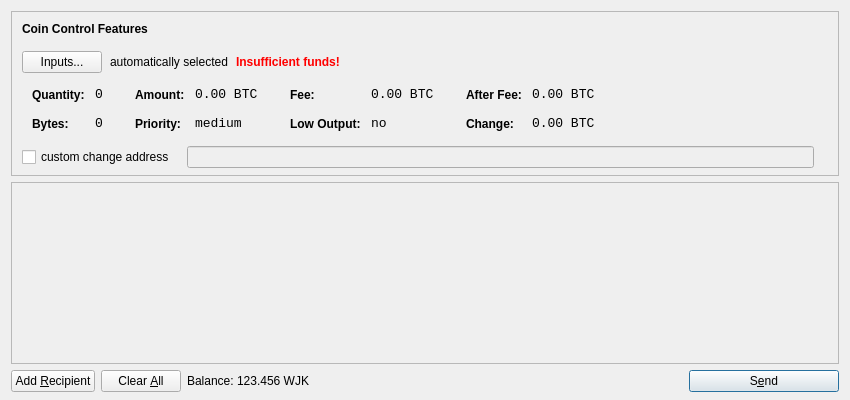
<?xml version="1.0" encoding="UTF-8"?>
<ui version="4.0">
 <class>SendCoinsDialog</class>
 <widget class="QDialog" name="SendCoinsDialog">
  <property name="geometry">
   <rect>
    <x>0</x>
    <y>0</y>
    <width>850</width>
    <height>400</height>
   </rect>
  </property>
  <property name="windowTitle">
   <string>Send Coins</string>
  </property>
  <layout class="QVBoxLayout" name="verticalLayout" stretch="0,1,0">
   <property name="bottomMargin">
    <number>8</number>
   </property>
   <item>
    <widget class="QFrame" name="frameCoinControl">
     <property name="sizePolicy">
      <sizepolicy hsizetype="Expanding" vsizetype="Expanding">
       <horstretch>0</horstretch>
       <verstretch>0</verstretch>
      </sizepolicy>
     </property>
     <property name="maximumSize">
      <size>
       <width>16777215</width>
       <height>16777215</height>
      </size>
     </property>
     <property name="frameShape">
      <enum>QFrame::StyledPanel</enum>
     </property>
     <property name="frameShadow">
      <enum>QFrame::Sunken</enum>
     </property>
     <layout class="QVBoxLayout" name="verticalLayoutCoinControl2">
      <property name="spacing">
       <number>-1</number>
      </property>
      <property name="leftMargin">
       <number>0</number>
      </property>
      <property name="topMargin">
       <number>0</number>
      </property>
      <property name="rightMargin">
       <number>0</number>
      </property>
      <property name="bottomMargin">
       <number>6</number>
      </property>
      <item>
       <layout class="QVBoxLayout" name="verticalLayoutCoinControl" stretch="0,0,0,0,1">
        <property name="spacing">
         <number>0</number>
        </property>
        <property name="leftMargin">
         <number>10</number>
        </property>
        <property name="topMargin">
         <number>10</number>
        </property>
        <item>
         <layout class="QHBoxLayout" name="horizontalLayoutCoinControl1">
          <property name="bottomMargin">
           <number>15</number>
          </property>
          <item>
           <widget class="QLabel" name="labelCoinControlFeatures">
            <property name="sizePolicy">
             <sizepolicy hsizetype="Preferred" vsizetype="Maximum">
              <horstretch>0</horstretch>
              <verstretch>0</verstretch>
             </sizepolicy>
            </property>
            <property name="font">
             <font>
              <weight>75</weight>
              <bold>true</bold>
             </font>
            </property>
            <property name="styleSheet">
             <string notr="true">font-weight:bold;</string>
            </property>
            <property name="text">
             <string>Coin Control Features</string>
            </property>
           </widget>
          </item>
         </layout>
        </item>
        <item>
         <layout class="QHBoxLayout" name="horizontalLayoutCoinControl2" stretch="0,0,0,0">
          <property name="spacing">
           <number>8</number>
          </property>
          <property name="bottomMargin">
           <number>10</number>
          </property>
          <item>
           <widget class="QPushButton" name="pushButtonCoinControl">
            <property name="styleSheet">
             <string notr="true"/>
            </property>
            <property name="text">
             <string>Inputs...</string>
            </property>
           </widget>
          </item>
          <item>
           <widget class="QLabel" name="labelCoinControlAutomaticallySelected">
            <property name="text">
             <string>automatically selected</string>
            </property>
            <property name="margin">
             <number>5</number>
            </property>
           </widget>
          </item>
          <item>
           <widget class="QLabel" name="labelCoinControlInsuffFunds">
            <property name="font">
             <font>
              <weight>75</weight>
              <bold>true</bold>
             </font>
            </property>
            <property name="styleSheet">
             <string notr="true">color:red;font-weight:bold;</string>
            </property>
            <property name="text">
             <string>Insufficient funds!</string>
            </property>
            <property name="margin">
             <number>5</number>
            </property>
           </widget>
          </item>
          <item>
           <spacer name="horizontalSpacerCoinControl">
            <property name="orientation">
             <enum>Qt::Horizontal</enum>
            </property>
            <property name="sizeHint" stdset="0">
             <size>
              <width>40</width>
              <height>1</height>
             </size>
            </property>
           </spacer>
          </item>
         </layout>
        </item>
        <item>
         <widget class="QWidget" name="widgetCoinControl" native="true">
          <property name="sizePolicy">
           <sizepolicy hsizetype="Preferred" vsizetype="Preferred">
            <horstretch>0</horstretch>
            <verstretch>0</verstretch>
           </sizepolicy>
          </property>
          <property name="minimumSize">
           <size>
            <width>0</width>
            <height>0</height>
           </size>
          </property>
          <property name="styleSheet">
           <string notr="true"/>
          </property>
          <layout class="QHBoxLayout" name="horizontalLayoutCoinControl5">
           <property name="margin">
            <number>0</number>
           </property>
           <item>
            <layout class="QHBoxLayout" name="horizontalLayoutCoinControl3" stretch="0,0,0,1">
             <property name="spacing">
              <number>20</number>
             </property>
             <property name="topMargin">
              <number>0</number>
             </property>
             <property name="bottomMargin">
              <number>10</number>
             </property>
             <item>
              <layout class="QFormLayout" name="formLayoutCoinControl1">
               <property name="horizontalSpacing">
                <number>10</number>
               </property>
               <property name="verticalSpacing">
                <number>14</number>
               </property>
               <property name="leftMargin">
                <number>10</number>
               </property>
               <property name="topMargin">
                <number>4</number>
               </property>
               <property name="rightMargin">
                <number>6</number>
               </property>
               <item row="0" column="0">
                <widget class="QLabel" name="labelCoinControlQuantityText">
                 <property name="styleSheet">
                  <string notr="true">font-weight:bold;</string>
                 </property>
                 <property name="text">
                  <string>Quantity:</string>
                 </property>
                 <property name="margin">
                  <number>0</number>
                 </property>
                </widget>
               </item>
               <item row="0" column="1">
                <widget class="QLabel" name="labelCoinControlQuantity">
                 <property name="font">
                  <font>
                   <family>Monospace</family>
                   <pointsize>10</pointsize>
                  </font>
                 </property>
                 <property name="cursor">
                  <cursorShape>IBeamCursor</cursorShape>
                 </property>
                 <property name="contextMenuPolicy">
                  <enum>Qt::ActionsContextMenu</enum>
                 </property>
                 <property name="text">
                  <string notr="true">0</string>
                 </property>
                 <property name="margin">
                  <number>0</number>
                 </property>
                 <property name="textInteractionFlags">
                  <set>Qt::LinksAccessibleByMouse|Qt::TextSelectableByKeyboard|Qt::TextSelectableByMouse</set>
                 </property>
                </widget>
               </item>
               <item row="1" column="0">
                <widget class="QLabel" name="labelCoinControlBytesText">
                 <property name="styleSheet">
                  <string notr="true">font-weight:bold;</string>
                 </property>
                 <property name="text">
                  <string>Bytes:</string>
                 </property>
                </widget>
               </item>
               <item row="1" column="1">
                <widget class="QLabel" name="labelCoinControlBytes">
                 <property name="font">
                  <font>
                   <family>Monospace</family>
                   <pointsize>10</pointsize>
                  </font>
                 </property>
                 <property name="cursor">
                  <cursorShape>IBeamCursor</cursorShape>
                 </property>
                 <property name="contextMenuPolicy">
                  <enum>Qt::ActionsContextMenu</enum>
                 </property>
                 <property name="text">
                  <string notr="true">0</string>
                 </property>
                 <property name="textInteractionFlags">
                  <set>Qt::LinksAccessibleByMouse|Qt::TextSelectableByKeyboard|Qt::TextSelectableByMouse</set>
                 </property>
                </widget>
               </item>
              </layout>
             </item>
             <item>
              <layout class="QFormLayout" name="formLayoutCoinControl2">
               <property name="horizontalSpacing">
                <number>10</number>
               </property>
               <property name="verticalSpacing">
                <number>14</number>
               </property>
               <property name="leftMargin">
                <number>6</number>
               </property>
               <property name="topMargin">
                <number>4</number>
               </property>
               <property name="rightMargin">
                <number>6</number>
               </property>
               <item row="0" column="0">
                <widget class="QLabel" name="labelCoinControlAmountText">
                 <property name="styleSheet">
                  <string notr="true">font-weight:bold;</string>
                 </property>
                 <property name="text">
                  <string>Amount:</string>
                 </property>
                 <property name="margin">
                  <number>0</number>
                 </property>
                </widget>
               </item>
               <item row="0" column="1">
                <widget class="QLabel" name="labelCoinControlAmount">
                 <property name="font">
                  <font>
                   <family>Monospace</family>
                   <pointsize>10</pointsize>
                  </font>
                 </property>
                 <property name="cursor">
                  <cursorShape>IBeamCursor</cursorShape>
                 </property>
                 <property name="contextMenuPolicy">
                  <enum>Qt::ActionsContextMenu</enum>
                 </property>
                 <property name="text">
                  <string notr="true">0.00 BTC</string>
                 </property>
                 <property name="textInteractionFlags">
                  <set>Qt::LinksAccessibleByMouse|Qt::TextSelectableByKeyboard|Qt::TextSelectableByMouse</set>
                 </property>
                </widget>
               </item>
               <item row="1" column="0">
                <widget class="QLabel" name="labelCoinControlPriorityText">
                 <property name="styleSheet">
                  <string notr="true">font-weight:bold;</string>
                 </property>
                 <property name="text">
                  <string>Priority:</string>
                 </property>
                </widget>
               </item>
               <item row="1" column="1">
                <widget class="QLabel" name="labelCoinControlPriority">
                 <property name="font">
                  <font>
                   <family>Monospace</family>
                   <pointsize>10</pointsize>
                  </font>
                 </property>
                 <property name="cursor">
                  <cursorShape>IBeamCursor</cursorShape>
                 </property>
                 <property name="contextMenuPolicy">
                  <enum>Qt::ActionsContextMenu</enum>
                 </property>
                 <property name="text">
                  <string>medium</string>
                 </property>
                 <property name="textInteractionFlags">
                  <set>Qt::LinksAccessibleByMouse|Qt::TextSelectableByKeyboard|Qt::TextSelectableByMouse</set>
                 </property>
                </widget>
               </item>
              </layout>
             </item>
             <item>
              <layout class="QFormLayout" name="formLayoutCoinControl3">
               <property name="horizontalSpacing">
                <number>10</number>
               </property>
               <property name="verticalSpacing">
                <number>14</number>
               </property>
               <property name="leftMargin">
                <number>6</number>
               </property>
               <property name="topMargin">
                <number>4</number>
               </property>
               <property name="rightMargin">
                <number>6</number>
               </property>
               <item row="0" column="0">
                <widget class="QLabel" name="labelCoinControlFeeText">
                 <property name="styleSheet">
                  <string notr="true">font-weight:bold;</string>
                 </property>
                 <property name="text">
                  <string>Fee:</string>
                 </property>
                 <property name="margin">
                  <number>0</number>
                 </property>
                </widget>
               </item>
               <item row="0" column="1">
                <widget class="QLabel" name="labelCoinControlFee">
                 <property name="font">
                  <font>
                   <family>Monospace</family>
                   <pointsize>10</pointsize>
                  </font>
                 </property>
                 <property name="cursor">
                  <cursorShape>IBeamCursor</cursorShape>
                 </property>
                 <property name="contextMenuPolicy">
                  <enum>Qt::ActionsContextMenu</enum>
                 </property>
                 <property name="text">
                  <string notr="true">0.00 BTC</string>
                 </property>
                 <property name="textInteractionFlags">
                  <set>Qt::LinksAccessibleByMouse|Qt::TextSelectableByKeyboard|Qt::TextSelectableByMouse</set>
                 </property>
                </widget>
               </item>
               <item row="1" column="0">
                <widget class="QLabel" name="labelCoinControlLowOutputText">
                 <property name="styleSheet">
                  <string notr="true">font-weight:bold;</string>
                 </property>
                 <property name="text">
                  <string>Low Output:</string>
                 </property>
                </widget>
               </item>
               <item row="1" column="1">
                <widget class="QLabel" name="labelCoinControlLowOutput">
                 <property name="font">
                  <font>
                   <family>Monospace</family>
                   <pointsize>10</pointsize>
                  </font>
                 </property>
                 <property name="cursor">
                  <cursorShape>IBeamCursor</cursorShape>
                 </property>
                 <property name="contextMenuPolicy">
                  <enum>Qt::ActionsContextMenu</enum>
                 </property>
                 <property name="text">
                  <string>no</string>
                 </property>
                 <property name="textInteractionFlags">
                  <set>Qt::LinksAccessibleByMouse|Qt::TextSelectableByKeyboard|Qt::TextSelectableByMouse</set>
                 </property>
                </widget>
               </item>
              </layout>
             </item>
             <item>
              <layout class="QFormLayout" name="formLayoutCoinControl4">
               <property name="horizontalSpacing">
                <number>10</number>
               </property>
               <property name="verticalSpacing">
                <number>14</number>
               </property>
               <property name="leftMargin">
                <number>6</number>
               </property>
               <property name="topMargin">
                <number>4</number>
               </property>
               <property name="rightMargin">
                <number>6</number>
               </property>
               <item row="0" column="0">
                <widget class="QLabel" name="labelCoinControlAfterFeeText">
                 <property name="styleSheet">
                  <string notr="true">font-weight:bold;</string>
                 </property>
                 <property name="text">
                  <string>After Fee:</string>
                 </property>
                 <property name="margin">
                  <number>0</number>
                 </property>
                </widget>
               </item>
               <item row="0" column="1">
                <widget class="QLabel" name="labelCoinControlAfterFee">
                 <property name="font">
                  <font>
                   <family>Monospace</family>
                   <pointsize>10</pointsize>
                  </font>
                 </property>
                 <property name="cursor">
                  <cursorShape>IBeamCursor</cursorShape>
                 </property>
                 <property name="contextMenuPolicy">
                  <enum>Qt::ActionsContextMenu</enum>
                 </property>
                 <property name="text">
                  <string notr="true">0.00 BTC</string>
                 </property>
                 <property name="textInteractionFlags">
                  <set>Qt::LinksAccessibleByMouse|Qt::TextSelectableByKeyboard|Qt::TextSelectableByMouse</set>
                 </property>
                </widget>
               </item>
               <item row="1" column="0">
                <widget class="QLabel" name="labelCoinControlChangeText">
                 <property name="styleSheet">
                  <string notr="true">font-weight:bold;</string>
                 </property>
                 <property name="text">
                  <string>Change:</string>
                 </property>
                </widget>
               </item>
               <item row="1" column="1">
                <widget class="QLabel" name="labelCoinControlChange">
                 <property name="font">
                  <font>
                   <family>Monospace</family>
                   <pointsize>10</pointsize>
                  </font>
                 </property>
                 <property name="cursor">
                  <cursorShape>IBeamCursor</cursorShape>
                 </property>
                 <property name="contextMenuPolicy">
                  <enum>Qt::ActionsContextMenu</enum>
                 </property>
                 <property name="text">
                  <string notr="true">0.00 BTC</string>
                 </property>
                 <property name="textInteractionFlags">
                  <set>Qt::LinksAccessibleByMouse|Qt::TextSelectableByKeyboard|Qt::TextSelectableByMouse</set>
                 </property>
                </widget>
               </item>
              </layout>
             </item>
            </layout>
           </item>
          </layout>
         </widget>
        </item>
        <item>
         <layout class="QHBoxLayout" name="horizontalLayoutCoinControl4" stretch="0,0,0">
          <property name="spacing">
           <number>12</number>
          </property>
          <property name="sizeConstraint">
           <enum>QLayout::SetDefaultConstraint</enum>
          </property>
          <property name="topMargin">
           <number>5</number>
          </property>
          <property name="rightMargin">
           <number>5</number>
          </property>
          <item>
           <widget class="QCheckBox" name="checkBoxCoinControlChange">
            <property name="text">
             <string>custom change address</string>
            </property>
           </widget>
          </item>
          <item>
           <widget class="QLineEdit" name="lineEditCoinControlChange">
            <property name="enabled">
             <bool>false</bool>
            </property>
            <property name="sizePolicy">
             <sizepolicy hsizetype="Expanding" vsizetype="Fixed">
              <horstretch>0</horstretch>
              <verstretch>0</verstretch>
             </sizepolicy>
            </property>
           </widget>
          </item>
          <item>
           <widget class="QLabel" name="labelCoinControlChangeLabel">
            <property name="sizePolicy">
             <sizepolicy hsizetype="Preferred" vsizetype="Expanding">
              <horstretch>0</horstretch>
              <verstretch>0</verstretch>
             </sizepolicy>
            </property>
            <property name="minimumSize">
             <size>
              <width>0</width>
              <height>0</height>
             </size>
            </property>
            <property name="text">
             <string/>
            </property>
            <property name="margin">
             <number>3</number>
            </property>
           </widget>
          </item>
         </layout>
        </item>
        <item>
         <spacer name="verticalSpacerCoinControl">
          <property name="orientation">
           <enum>Qt::Vertical</enum>
          </property>
          <property name="sizeHint" stdset="0">
           <size>
            <width>800</width>
            <height>1</height>
           </size>
          </property>
         </spacer>
        </item>
       </layout>
      </item>
     </layout>
    </widget>
   </item>
   <item>
    <widget class="QScrollArea" name="scrollArea">
     <property name="widgetResizable">
      <bool>true</bool>
     </property>
     <widget class="QWidget" name="scrollAreaWidgetContents">
      <property name="geometry">
       <rect>
        <x>0</x>
        <y>0</y>
        <width>830</width>
        <height>165</height>
       </rect>
      </property>
      <layout class="QVBoxLayout" name="verticalLayout_2">
       <property name="margin">
        <number>0</number>
       </property>
       <item>
        <layout class="QVBoxLayout" name="entries">
         <property name="spacing">
          <number>6</number>
         </property>
        </layout>
       </item>
       <item>
        <spacer name="verticalSpacer">
         <property name="orientation">
          <enum>Qt::Vertical</enum>
         </property>
         <property name="sizeHint" stdset="0">
          <size>
           <width>20</width>
           <height>40</height>
          </size>
         </property>
        </spacer>
       </item>
      </layout>
     </widget>
    </widget>
   </item>
   <item>
    <layout class="QHBoxLayout" name="horizontalLayout">
     <item>
      <widget class="QPushButton" name="addButton">
       <property name="toolTip">
        <string>Send to multiple recipients at once</string>
       </property>
       <property name="text">
        <string>Add &amp;Recipient</string>
       </property>
       <property name="icon">
        <iconset resource="../bitcoin.qrc">
         <normaloff>:/icons/add</normaloff>:/icons/add</iconset>
       </property>
       <property name="autoDefault">
        <bool>false</bool>
       </property>
      </widget>
     </item>
     <item>
      <widget class="QPushButton" name="clearButton">
       <property name="sizePolicy">
        <sizepolicy hsizetype="Minimum" vsizetype="Fixed">
         <horstretch>0</horstretch>
         <verstretch>0</verstretch>
        </sizepolicy>
       </property>
       <property name="toolTip">
        <string>Remove all transaction fields</string>
       </property>
       <property name="text">
        <string>Clear &amp;All</string>
       </property>
       <property name="icon">
        <iconset resource="../bitcoin.qrc">
         <normaloff>:/icons/remove</normaloff>:/icons/remove</iconset>
       </property>
       <property name="autoRepeatDelay">
        <number>300</number>
       </property>
       <property name="autoDefault">
        <bool>false</bool>
       </property>
      </widget>
     </item>
     <item>
      <layout class="QHBoxLayout" name="horizontalLayout_2">
       <property name="spacing">
        <number>3</number>
       </property>
       <item>
        <widget class="QLabel" name="label">
         <property name="text">
          <string>Balance:</string>
         </property>
        </widget>
       </item>
       <item>
        <widget class="QLabel" name="labelBalance">
         <property name="cursor">
          <cursorShape>IBeamCursor</cursorShape>
         </property>
         <property name="text">
          <string>123.456 WJK</string>
         </property>
         <property name="textInteractionFlags">
          <set>Qt::LinksAccessibleByMouse|Qt::TextSelectableByKeyboard|Qt::TextSelectableByMouse</set>
         </property>
        </widget>
       </item>
      </layout>
     </item>
     <item>
      <spacer name="horizontalSpacer">
       <property name="orientation">
        <enum>Qt::Horizontal</enum>
       </property>
       <property name="sizeHint" stdset="0">
        <size>
         <width>40</width>
         <height>20</height>
        </size>
       </property>
      </spacer>
     </item>
     <item>
      <widget class="QPushButton" name="sendButton">
       <property name="minimumSize">
        <size>
         <width>150</width>
         <height>0</height>
        </size>
       </property>
       <property name="toolTip">
        <string>Confirm the send action</string>
       </property>
       <property name="text">
        <string>S&amp;end</string>
       </property>
       <property name="icon">
        <iconset resource="../bitcoin.qrc">
         <normaloff>:/icons/send</normaloff>:/icons/send</iconset>
       </property>
       <property name="default">
        <bool>true</bool>
       </property>
      </widget>
     </item>
    </layout>
   </item>
  </layout>
 </widget>
 <resources>
  <include location="../bitcoin.qrc"/>
 </resources>
 <connections/>
</ui>
